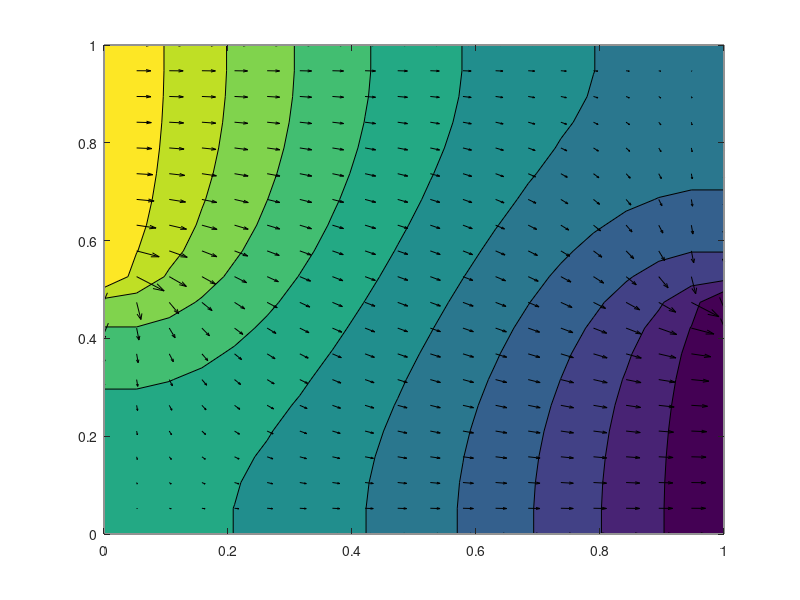

Recreate this plot in MATLAB.
% clear; clc

% Given:

% V = <u,v,0>
% u = -partial(phi,x)
% v = -partial(phi,y)

% partial(partial(phi,x),x) + partial(partial(phi,y),y) = 0

% BCs:
%     Neumann:
%     {x=[0,L],y=0,L}: partial(phi,y) = 0
%     {x=0,y=[0,L/2]}: partial(phi,x) = 0
%     {x=L,y=[L/2,L]}: partial(phi,x) = 0
%     Dirichlet:
%     {x=0,y=[L/2,L]}: phi = 10
%     {x=L,y=[0,L/2]}: phi = 0

L = 1;
N = 20;
A = zeros(N^2,N^2);
B = zeros(N^2,1);

delta = L/N;

% Apply second derivative approximation to all internal points
for j=2:N-1
	for i=2:N-1
		A(N*(j-1)+i,N*(j-1)+i) = -4;
		A(N*(j-1)+i,N*(j-1)+i-1) = 1;
		A(N*(j-1)+i,N*(j-1)+i+1) = 1;
		A(N*(j-1)+i,N*(j-1)+i-N) = 1;
		A(N*(j-1)+i,N*(j-1)+i+N) = 1;
	end
end

% Apply first derivative approximation to no slip boundaries (Neumann BCs)
j = 1;
for i=1:N-1
	A(N*(j-1)+i,N*(j-1)+i) = 1;
	A(N*(j-1)+i,N*(j-1)+i+N) = -1;
end
j = N;
for i=2:N
	A(N*(j-1)+i,N*(j-1)+i) = 1;
	A(N*(j-1)+i,N*(j-1)+i-N) = -1;
end

i = 1;
for j=2:N/2
	A(N*(j-1)+i,N*(j-1)+i) = 1;
	A(N*(j-1)+i,N*(j-1)+i+1) = -1;
end
i = N;
for j=N/2+1:N-1
	A(N*(j-1)+i,N*(j-1)+i) = 1;
	A(N*(j-1)+i,N*(j-1)+i-1) = -1;
end

% Apply input boundary conditions (Dirichlet BCs)
i = 1;
for j=N/2+1:N
	A(N*(j-1)+i,N*(j-1)+i) = 1;
	B(N*(j-1)+i) = 10;
end
i = N;
for j=1:N/2
	A(N*(j-1)+i,N*(j-1)+i) = 1;
	B(N*(j-1)+i) = 0;
end

% Solve for potential
phi_vert = inv(A)*B;

% Reshape potential matrix
phi = zeros(N,N);
for i=1:N
	for j=1:N
		phi(i,j) = phi_vert(N*(i-1)+j);
	end
end

% Plot potential
x = linspace(0,L,N);
y = linspace(0,L,N);
contourf(x,y,phi);
hold on;

% Solve for internal points' velocities using central difference approximation
u = zeros(N,N);
v = zeros(N,N);

for j=1:N
	for i=2:N-1
		v(i,j) = -(phi(i+1,j)-phi(i-1,j))/(2*delta);
	end
end
for j=2:N-1
	for i=1:N
		u(i,j) = -(phi(i,j+1)-phi(i,j-1))/(2*delta);
	end
end

% Plot velocity
quiver(x,y,u,v,'k');
drawnow;

saveas(gcf,"WS15.png");

wait = input("Press Enter to Exit.");
